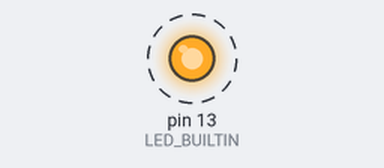
The program below on a simulated Arduino Mega 2560, built with avr-gcc and run on an emulated ATmega2560. Parts: output pins drawn as LEDs (lit = HIGH). Dashed ring = blinking.

Above: at 0.2 s.
Timing chart, 0 to 3.0 s (numbered marks = the images above):
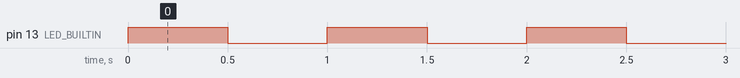

The program:

main.cpp
```cpp
/**
 * Blink
 *
 * Turns on an LED on for one second,
 * then off for one second, repeatedly.
 */
#include "Arduino.h"

// Set LED_BUILTIN if it is not defined by Arduino framework
// #define LED_BUILTIN 13

#define BLINK_RATE 500

void setup()
{
  // initialize LED digital pin as an output.
  pinMode(LED_BUILTIN, OUTPUT);
}

void loop()
{
  // turn the LED on (HIGH is the voltage level)
  digitalWrite(LED_BUILTIN, HIGH);

  // wait for a second
  delay(BLINK_RATE);

  // turn the LED off by making the voltage LOW
  digitalWrite(LED_BUILTIN, LOW);

   // wait for a second
  delay(BLINK_RATE);
}
```

Measured:
- by itself, pin 13 (LED_BUILTIN): alternates HIGH for 0.50 s and LOW for 0.50 s
